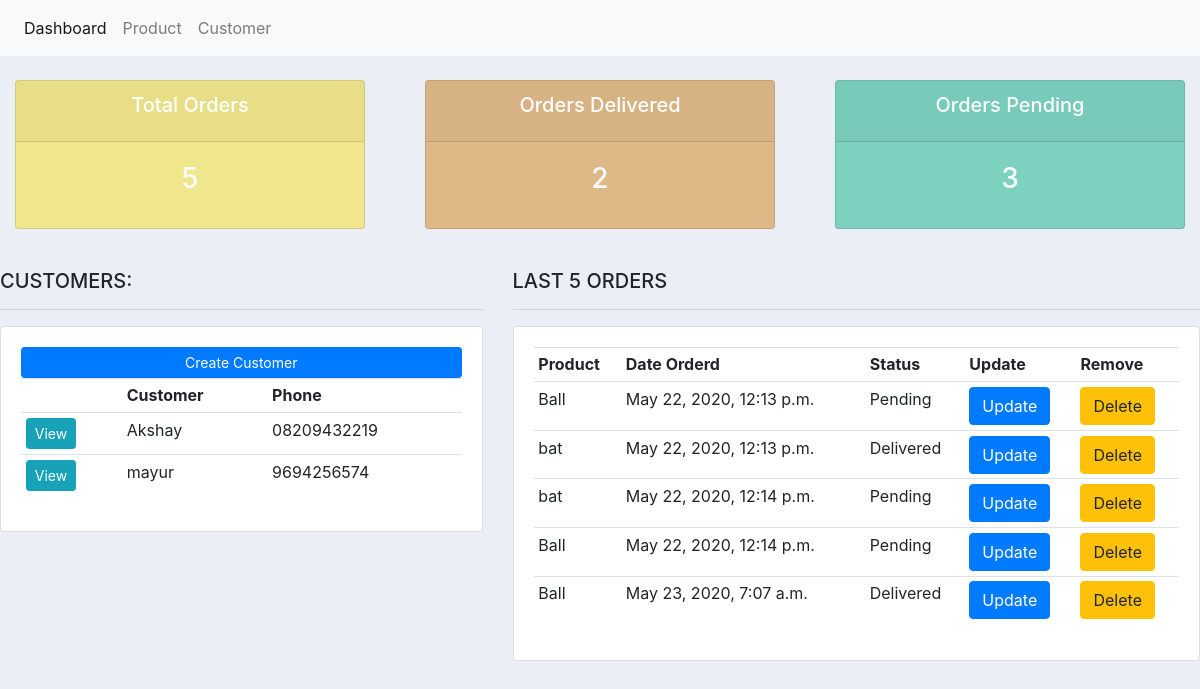
The page / on the database its author committed.
### crmapp/models.py (models this page shows, shortened)
class Customer(models.Model):
	name = models.CharField(max_length=200, null=True)
	phone = models.CharField(max_length=200, null=True)
	email = models.CharField(max_length=200, null=True)
	date_created = models.DateTimeField(auto_now_add=True, null=True)

class Order(models.Model):
	STATUS = (
			('Pending', 'Pending'),
			('Out for delivery', 'Out for delivery'),
			('Delivered', 'Delivered'),
			)
	customer = models.ForeignKey(Customer, null=True, on_delete= models.SET_NULL)
	product = models.ForeignKey(Product, null=True, on_delete= models.SET_NULL)
	date_created = models.DateTimeField(auto_now_add=True, null=True)
	status = models.CharField(max_length=200, null=True, choices=STATUS)

class Product(models.Model):
	CATEGORY = (
			('Indoor', 'Indoor'),
			('Out Door', 'Out Door'),
			)
	name = models.CharField(max_length=200, null=True)
	price = models.FloatField(null=True)
	category = models.CharField(max_length=200, null=True, choices=CATEGORY)
	description = models.CharField(max_length=200, null=True, blank=True)
	date_created = models.DateTimeField(auto_now_add=True, null=True)
	tags = models.ManyToManyField(Tag)
	def __str__(self):
		return self.name

### crmapp/views.py (the view)
# urls.py: path('',views.dashboard,name='dashboard'),
def dashboard(request):
    customers = Customer.objects.all()
    orders = Order.objects.all()
    total_customers = customers.count()
    delivered = orders.filter(status='Delivered').count()
    total_orders = orders.count()
    pending = orders.filter(status='Pending').count()
    context = {'customers': customers,'orders': orders,
	'total_orders': total_orders, 'pending': pending,'delivered': delivered, }
    return render(request,'crmapp/dashboard.html',context)

### crmapp/templates/crmapp/dashboard.html
    {%  extends 'crmapp/base.html' %}
    {% block content %}
    {%  include 'crmapp/status.html' %}
    <br>
    <div class="row">
        <div class="col-md-5">
            <h5>CUSTOMERS:</h5>
            <hr>
            <div class="card card-body">
                <a class="btn btn-primary  btn-sm btn-block" href="">Create Customer</a>
                <table class="table table-sm">
                    <tr>
                        <th></th>
                        <th>Customer</th>
                        <th>Phone</th>
                    </tr>
                    {% for pro in customers %}
                    <tr>
                        <th><a class="btn btn-sm btn-info" href="{% url 'customer' pro.id %}">View</a></th>
                        <td>{{pro.name}}</td>
                        <td>{{pro.phone}}</td>
                    </tr>
                    {% endfor %}
                </table>
            </div>
        </div>
        <div class="col-md-7">
            <h5>LAST 5 ORDERS</h5>
            <hr>
            <div class="card card-body">
                <table class="table table-sm">
                    <tr>
                        <th>Product</th>
                        <th>Date Orderd</th>
                        <th>Status</th>
                        <th>Update</th>
                        <th>Remove</th>
                    </tr>
                    {% for pro in orders%}
                    <tr>
                        <td>{{pro.product}}</td>
                        <td>{{pro.date_created }}</td>
                        <td>{{pro.status}}</td>
                        <td><a class="btn btn-primary"  href="{% url 'update_order' pro.id  %}">Update</a></td>
						<td><a class="btn btn-warning" href="{% url 'delete_order' pro.id  %}">Delete</a></td>
                    </tr>
                    {% endfor %}
                </table>
            </div>
        </div>
    </div>
    {% endblock %}

### crmapp/templates/crmapp/base.html (shortened to what this page needs)
{% load static %}
<!doctype html>
<html lang="en">
<head>
  <link rel="stylesheet" href="https://stackpath.bootstrapcdn.com/bootstrap/4.5.0/css/bootstrap.min.css"
>
  <link rel="stylesheet" href="{% static '/css/blog.css' %}">
</head>
<body>
  {% include 'crmapp/navbar.html' %}
  {%  block content %}
  {% endblock%}
</body>
</html>

### crmapp/templates/crmapp/navbar.html (shortened to what this page needs)
{% load static %}
<nav class="navbar navbar-expand-lg navbar-light bg-light">
    <div class="collapse navbar-collapse" id="navbarNav">
      <ul class="navbar-nav">
        <li class="nav-item active">
          <a class="nav-link" href="{% url 'dashboard' %}">Dashboard </a>
        </li>
        <li class="nav-item">
          <a class="nav-link" href="{% url 'product' %}">Product</a>
        </li>
        <li class="nav-item">
          <a class="nav-link" href="#">Customer</a>
        </li>
      </ul>
    </div>
  </nav>

### crmapp/templates/crmapp/status.html
<br>
<div class="row">
	<div class="col">
		<div class="col-md">
			<div class="card text-center text-white  mb-3" id="total-orders">
			  	<div class="card-header">
			  		<h5 class="card-title">Total Orders</h5>
			  	</div>
			  	<div class="card-body">
			    	<h3 class="card-title">{{total_orders}}</h3>
			  	</div>
			</div>
		</div>
	</div>
	<div class="col">
		<div class="col-md">
			<div class="card text-center text-white  mb-3" id="orders-delivered">
			  	<div class="card-header">
			  		<h5 class="card-title">Orders Delivered</h5>
			  	</div>
			  	<div class="card-body">
			    	<h3 class="card-title">{{delivered}}</h3>
			  	</div>
			</div>
		</div>
	</div>
	<div class="col">
		<div class="col-md">
			<div class="card text-center text-white  mb-3" id="orders-pending">
			  	<div class="card-header">
			  		<h5 class="card-title">Orders Pending</h5>
			  	</div>
			  	<div class="card-body">
			    	<h3 class="card-title">{{pending}}</h3>
			  	</div>
			</div>
		</div>
	</div>
</div>

### crmapp/static/css/blog.css (style rules this page uses)
body { background-color: #ebeff5; }
#total-orders { background-color: khaki; }
#orders-delivered { background-color: burlywood; }
#orders-pending { background-color: #7CD1C0; }

### rows shown on the page
Customer: name "Akshay", phone "08209432219"
Customer: name "mayur", phone "9694256574"
Order: product "Ball", date_created "May 22, 2020, 12:13 p.m.", status "Pending"
Order: product "bat", date_created "May 22, 2020, 12:13 p.m.", status "Delivered"
Order: product "bat", date_created "May 22, 2020, 12:14 p.m.", status "Pending"
Order: product "Ball", date_created "May 22, 2020, 12:14 p.m.", status "Pending"
Order: product "Ball", date_created "May 23, 2020, 7:07 a.m.", status "Delivered"

### other values the page prints
{{ total_orders }} "5"
{{ delivered }} "2"
{{ pending }} "3"
